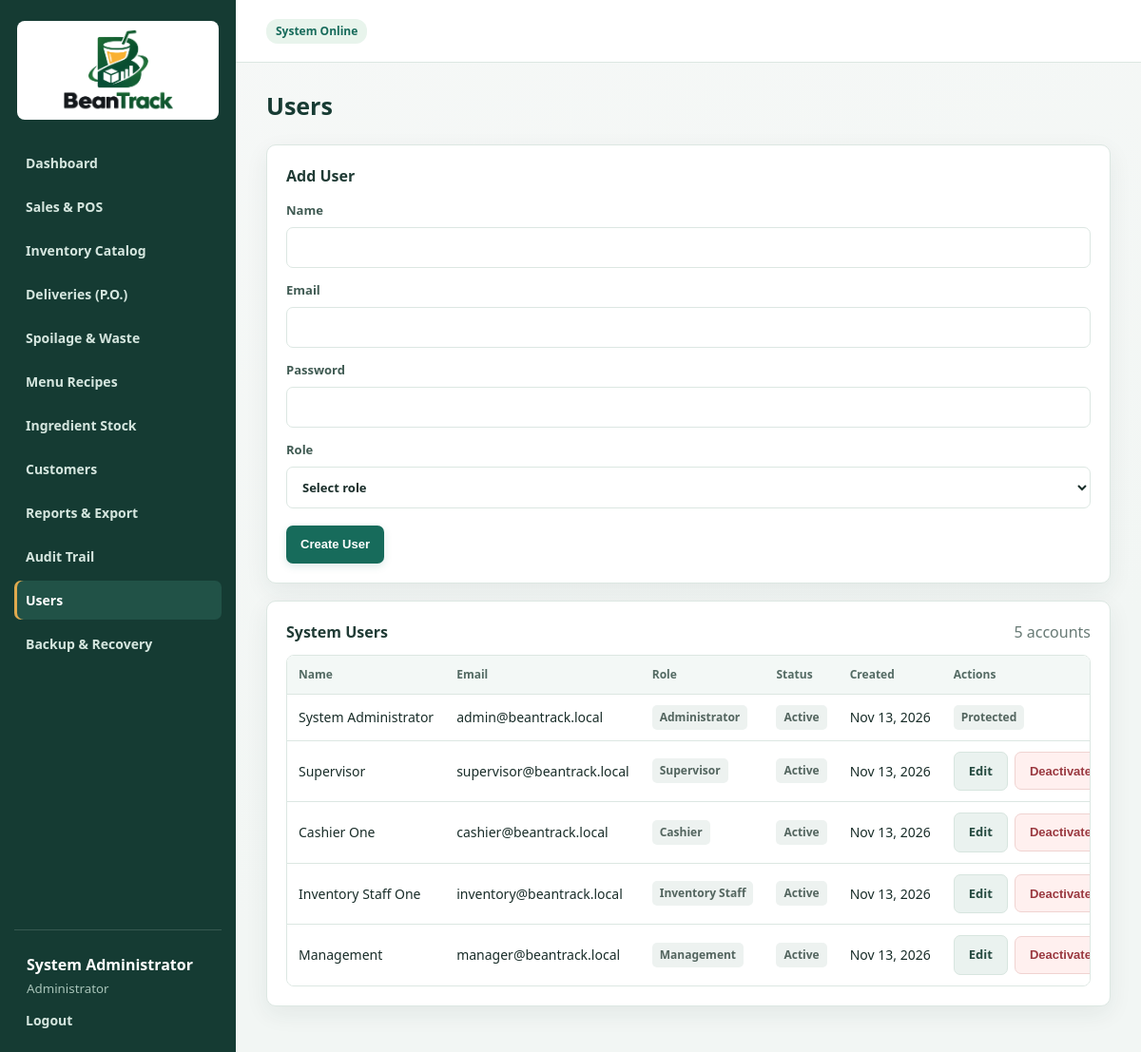
/users.php (signed in), run on the app's committed database.
### tables this page shows
CREATE TABLE `users` (
  `id` INT(11) NOT NULL AUTO_INCREMENT,
  `name` VARCHAR(100) NOT NULL,
  `email` VARCHAR(120) NOT NULL,
  `password` VARCHAR(255) NOT NULL,
  `role_id` INT(11) NOT NULL,
  `branch_id` INT(11) NULL DEFAULT 1,
  `is_active` TINYINT(1) NOT NULL DEFAULT 1,
  `created_at` TIMESTAMP NOT NULL DEFAULT CURRENT_TIMESTAMP,
  PRIMARY KEY (`id`),
  UNIQUE KEY `uq_user_email` (`email`),
  KEY `fk_users_role` (`role_id`),
  KEY `fk_users_branch` (`branch_id`),
  CONSTRAINT `fk_users_role` FOREIGN KEY (`role_id`) REFERENCES `roles` (`id`),
  CONSTRAINT `fk_users_branch` FOREIGN KEY (`branch_id`) REFERENCES `branches` (`id`) ON DELETE SET NULL
);

CREATE TABLE `roles` (
  `id` INT(11) NOT NULL AUTO_INCREMENT,
  `role_name` VARCHAR(50) NOT NULL,
  PRIMARY KEY (`id`),
  UNIQUE KEY `uq_role_name` (`role_name`)
);

### config.php (called while the page is built, shortened)
<?php
function e($v)
{
	return htmlspecialchars((string) $v, ENT_QUOTES, 'UTF-8');
}

### users.php (the view, shortened to what this page needs)
<?php
require 'config.php';
$admin_count = (int) $pdo->query(
	"SELECT COUNT(*) FROM users u JOIN roles r ON r.id=u.role_id WHERE r.role_name='Administrator' AND u.is_active=1"
)->fetchColumn();
$protected_admin_id = 0;
if ($admin_count === 1) {
	$protected_admin = $pdo->query(
		"SELECT u.id FROM users u JOIN roles r ON r.id=u.role_id WHERE r.role_name='Administrator' AND u.is_active=1 ORDER BY u.id ASC LIMIT 1"
	)->fetchColumn();
	$protected_admin_id = $protected_admin ? (int) $protected_admin : 0;
}
$edit_user = null;
$users = $pdo->query(
	'SELECT u.id,u.name,u.email,u.role_id,u.is_active,r.role_name,u.created_at FROM users u JOIN roles r ON r.id=u.role_id ORDER BY u.id'
)->fetchAll();
include 'partials/header.php';
?>
<div class="page-head">
	<div>
		<h2>Users</h2>
	</div>
</div>
<section class="card">
	<h3><?= $edit_user ? 'Edit User' : 'Add User' ?></h3>
	<form method="post" class="form-grid">
		<label>Name
			<input name="name" required value="<?= e($edit_user['name'] ?? '') ?>">
		</label>
		<label>Email
			<input type="email" name="email" required value="<?= e($edit_user['email'] ?? '') ?>">
		</label>
		<label>Password<?= $edit_user ? ' (leave blank to keep current)' : '' ?>
			<input type="password" name="password" <?= $edit_user ? '' : 'required' ?> minlength="6">
		</label>
		<label>Role
			<select name="role_id" required>
				<option value="">Select role</option>
			</select>
		</label>
		<div class="form-actions">
			<button class="btn primary"><?= $edit_user ? 'Update User' : 'Create User' ?></button>
		</div>
	</form>
</section>
<section class="card">
	<div class="section-head">
		<h3>System Users</h3>
		<span class="muted"><?= count($users) ?> accounts</span>
	</div>
	<div class="table-wrap">
		<table>
			<thead>
				<tr><th>Name</th><th>Email</th><th>Role</th><th>Status</th><th>Created</th><th>Actions</th></tr>
			</thead>
			<tbody>
				<?php foreach ($users as $user): ?>
					<tr>
						<td><?= e($user['name']) ?></td>
						<td><?= e($user['email']) ?></td>
						<td><span class="badge neutral"><?= e($user['role_name']) ?></span></td>
						<td><span class="badge neutral"><?= (int) $user['is_active'] === 1 ? 'Active' : 'Inactive' ?></span></td>
						<td><?= e(date('M d, Y', strtotime($user['created_at']))) ?></td>
						<td class="row-actions">
							<?php if ((int) $user['is_active'] === 1 && (int) $user['id'] === $protected_admin_id): ?>
								<span class="badge neutral">Protected</span>
							<?php else: ?>
								<a class="btn secondary" href="users.php?edit=<?= $user['id'] ?>">Edit</a>
								<?php if ((int) $user['is_active'] === 1 && (int) $user['id'] !== (int) $_SESSION['user']['id']): ?>
									<form method="post" onsubmit="return confirm('Delete this user?');">
										<button class="btn danger-btn">Deactivate</button>
									</form>
								<?php endif; ?>
							<?php endif; ?>
						</td>
					</tr>
				<?php endforeach; ?>
			</tbody>
		</table>
	</div>
</section>
<?php include 'partials/footer.php'; ?>

### assets/style.css (style rules this page uses)
:root { --bg: #f2f6f4; --card: #ffffff; --text: #192d29; --muted: #687a75; --line: #dce7e2; --primary: #176b5b; --primary2: #115445; --accent: #d29437; --success: #237553; --danger: #b74750; --shadow: 0 8px 24px rgba(26, 61, 51, .07) }
* { box-sizing: border-box }
body { margin: 0; font-family: Aptos, "Segoe UI", sans-serif; background: linear-gradient(160deg, #f6f8f7 0%, var(--bg) 70%); color: var(--text); line-height: 1.5 }
a { color: var(--primary); text-decoration: none; transition: color .16s ease, background-color .16s ease, border-color .16s ease }
.page-head { display: flex; align-items: center; justify-content: space-between; gap: 16px; margin-bottom: 22px }
.page-head h2 { margin: 0 0 4px; font-size: 25px; line-height: 1.2; font-weight: 750; color: #173b33 }
.muted { color: var(--muted) }
.stat, .card { background: var(--card); border: 1px solid var(--line); border-radius: 10px; box-shadow: var(--shadow) }
.card { padding: 20px; margin-bottom: 18px }
.card h3 { margin: 0 0 15px; color: #203b35; font-size: 16px; font-weight: 700 }
.section-head { display: flex; justify-content: space-between; align-items: center; margin-bottom: 12px }
.section-head h3 { margin: 0 }
.table-wrap { overflow: auto; max-width: 100%; border: 1px solid var(--line); border-radius: 8px }
table { width: 100%; border-collapse: separate; border-spacing: 0; background: #fff }
th, td { text-align: left; padding: 11px 12px; border-bottom: 1px solid var(--line); font-size: 14px; white-space: nowrap }
th { color: #536a63; font-weight: 700; font-size: 12px; background: #f3f8f6; position: sticky; top: 0; z-index: 1 }
tbody tr:last-child td { border-bottom:0 }
td:last-child { white-space:normal }
.form-grid { display: grid; gap: 14px }
label { font-size: 13px; font-weight: 600; color: #405b53; display: grid; gap: 7px }
input, select { width: 100%; padding: 11px 12px; border: 1px solid var(--line); border-radius: 7px; background: #fff; font: inherit; color: var(--text); min-height: 42px; transition: border-color .16s ease, box-shadow .16s ease }
.btn { border: 0; border-radius: 7px; padding: 10px 15px; font-weight: 700; cursor: pointer; display: inline-flex; align-items: center; justify-content: center; gap: 7px; min-height: 40px; font-size: 13px; transition: transform .14s ease, background-color .16s ease, box-shadow .16s ease }
.btn.primary { background: var(--primary); color: #fff; box-shadow: 0 3px 8px rgba(23, 107, 91, .15) }
.btn.secondary { background: #eaf2ef; color: #254a40; border: 1px solid #d7e5df }
.btn.danger-btn { background: #fff0ef; color: #9a3940; border: 1px solid #f0d3d1 }
.row-actions { display: flex; align-items: center; gap: 7px }
.row-actions form { margin: 0 }
.form-actions { padding-top: 4px }
.badge { display: inline-block; padding: 4px 8px; border-radius: 5px; font-size: 12px; font-weight: 700 }
.badge.neutral { background: #edf2f0; color: #53655f }

### data on the page
users: name "System Administrator", email "admin@beantrack.local", role.role_name "Administrator", is_active "Active", created_at "Nov 13, 2026"
users: name "Supervisor", email "supervisor@beantrack.local", role.role_name "Supervisor", is_active "Active", created_at "Nov 13, 2026"
users: name "Cashier One", email "cashier@beantrack.local", role.role_name "Cashier", is_active "Active", created_at "Nov 13, 2026"
users: name "Inventory Staff One", email "inventory@beantrack.local", role.role_name "Inventory Staff", is_active "Active", created_at "Nov 13, 2026"
users: name "Management", email "manager@beantrack.local", role.role_name "Management", is_active "Active", created_at "Nov 13, 2026"

### other printed values
$_SESSION['user']['name'] "System Administrator"
$role "Administrator"
count($users) "5"
